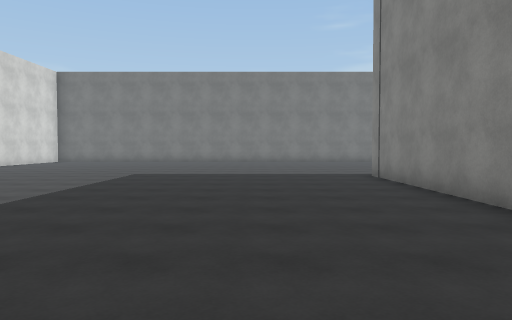
[1] (above)

22 first-person views from a walk through a scene from a Unity 3-D project. The camera is 1.5 m above the floor, tilts 2° down and sees 70° across. The floor is counted in squares, 2 m on a side. Each view is taken from the middle of a square. On the plan, view 1 faces up. The plan holds only what a view shows up to about 11 squares ahead; the rest is blank. The place goes on beyond the plan. Surface patterns are stand-ins for the level's own textures.

[2]
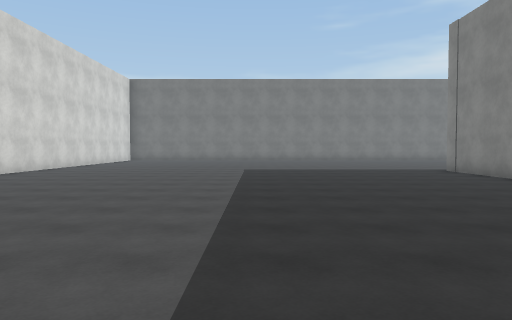

[3]
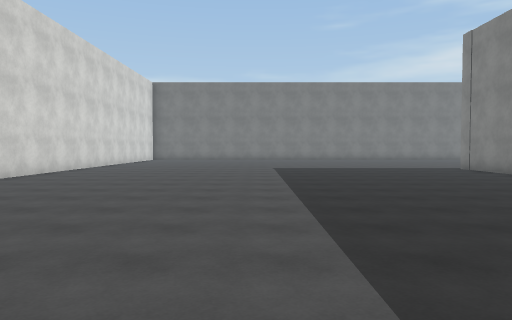

[4]
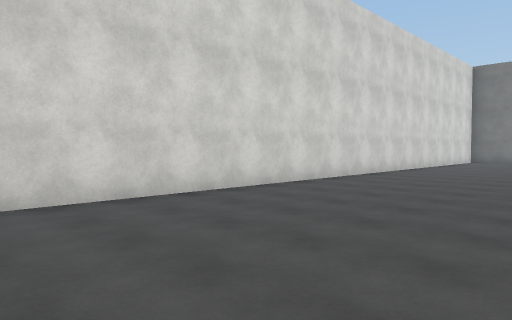

[5]
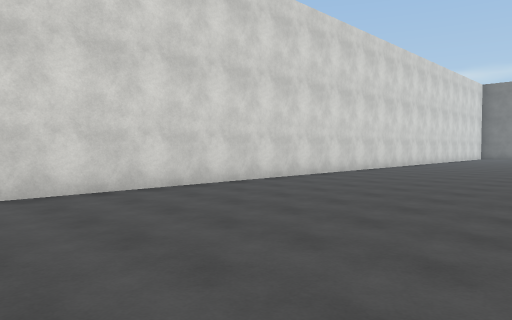

[6]
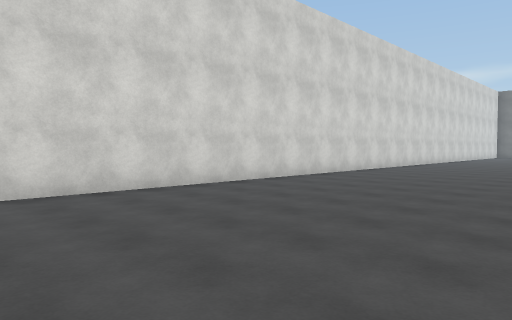

[7]
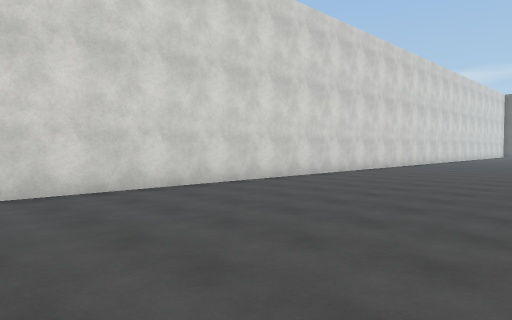

[8]
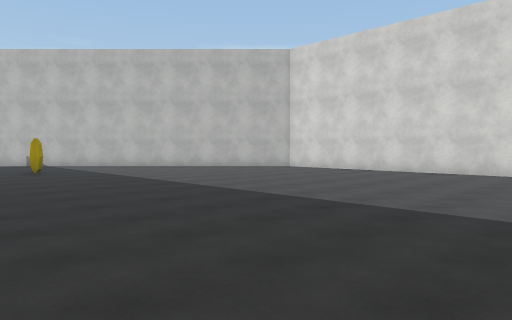

[9]
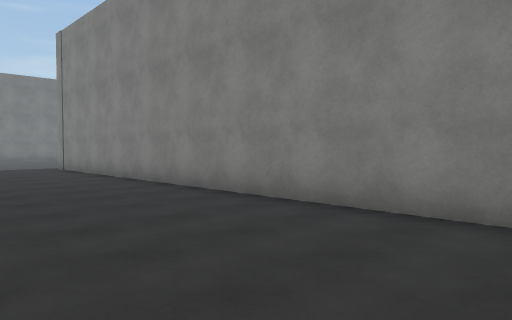

[10]
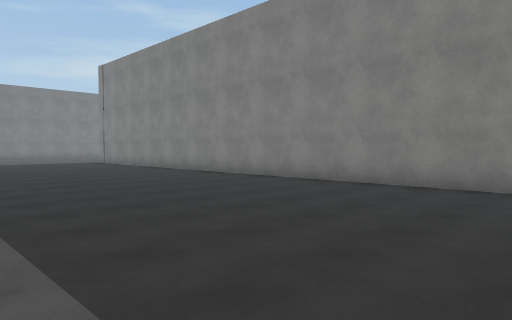

[11]
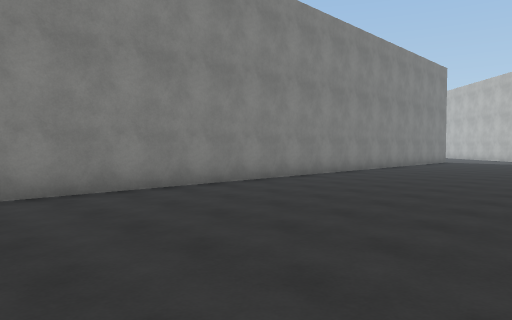

[12]
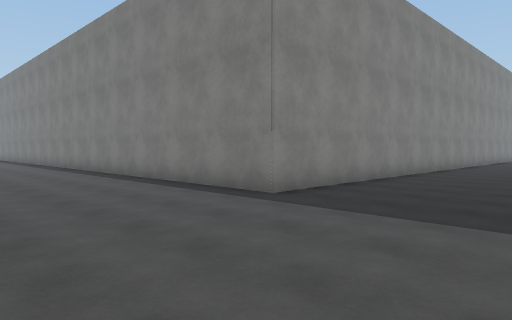

[13]
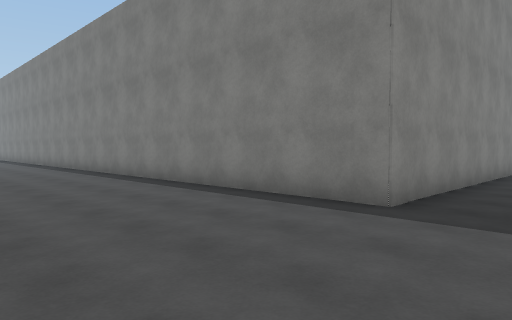

[14]
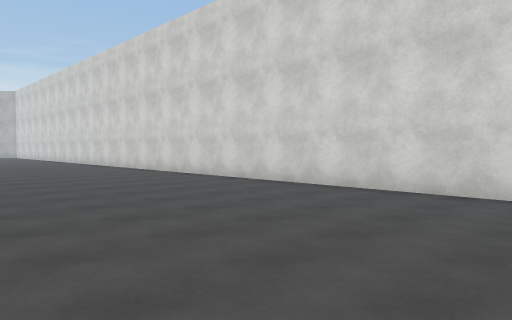

[15]
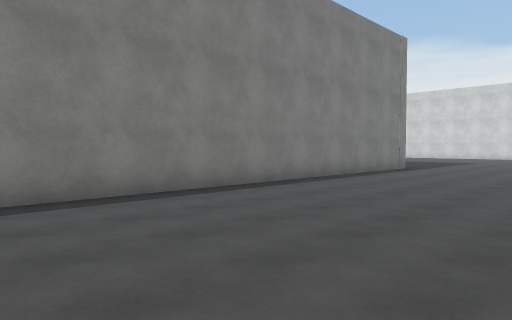

[16]
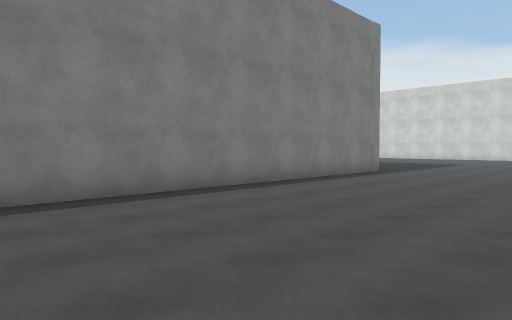

[17]
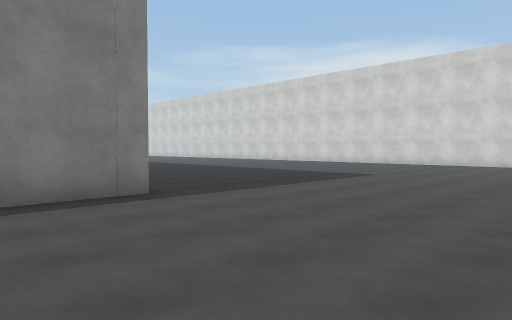

[18]
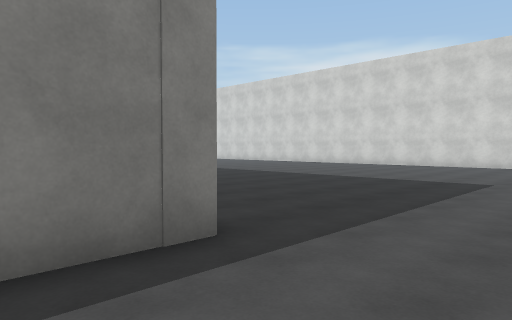

[19]
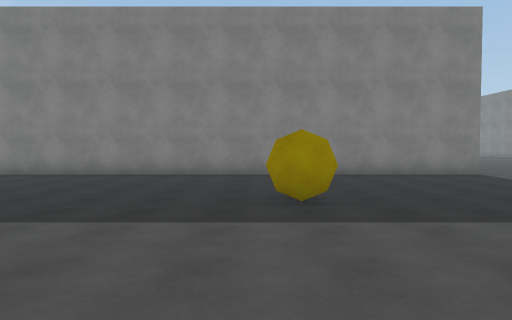

[20]
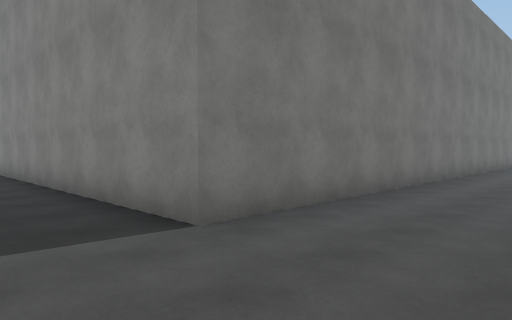

[21]
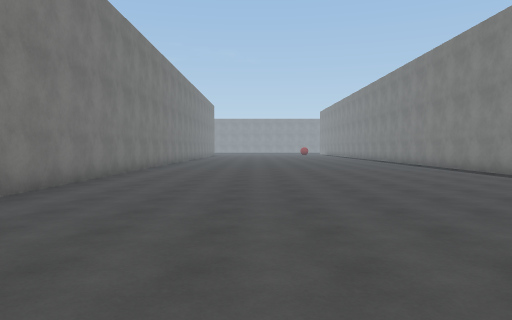

[22]
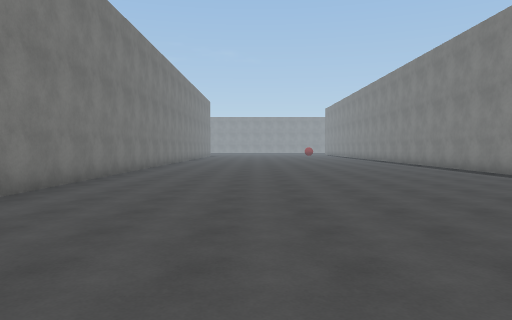

### Floor plan
Points are (right, up) in squares from view 1. A wall is a line through its corners. A room is listed if a view was taken in it or the views show most of it. See-through windows are left out.
Room 1 (views 1, 2, 3, 4, 5, 6, 7, 8, 9, 10, 11, 12, 13, 14, 15, 16, 17, 18, 19, 20, 21)
walls: (-10.1, 13) (-10.1, -12); (-1.9, -18.2) (-1.9, -17.1) (-1.9, -18.1); (3.1, -23.1) (3.1, 9.6) (15.1, 9.6)
ways out: opening at (4.6, -28.5) to room 2
Room 2 (view 22)
walls: (11.8, -33.9) (13, -33.9); (16, -23.1) (3.1, -23.1); (14.8, -33.9) (16, -33.9)
ways out: opening at (4.6, -28.5) to room 1

Positions as (right, up) in squares from view 1, and headings:
1: (0, 0), facing up
2: (-3, -2), facing up
3: (-4, -3), facing up
4: (-5, -1), facing up-left
5: (-4, -7), facing up-left
6: (-4, -11), facing up-left
7: (-4, -13), facing up-left
8: (1, -6), facing down-left
9: (-1, -4), facing up-right
10: (-4, -8), facing up-right
11: (-3, -4), facing down-right
12: (-1, 14), facing down-right
13: (1, 14), facing down-right
14: (-4, 14), facing down-left
15: (16, 15), facing down-left
16: (14, 15), facing down-left
17: (6, 15), facing down-left
18: (5, 12), facing down-left
19: (-7, -17), facing right
20: (1, -26), facing up-right
21: (2, -27), facing right
22: (5, -27), facing right
